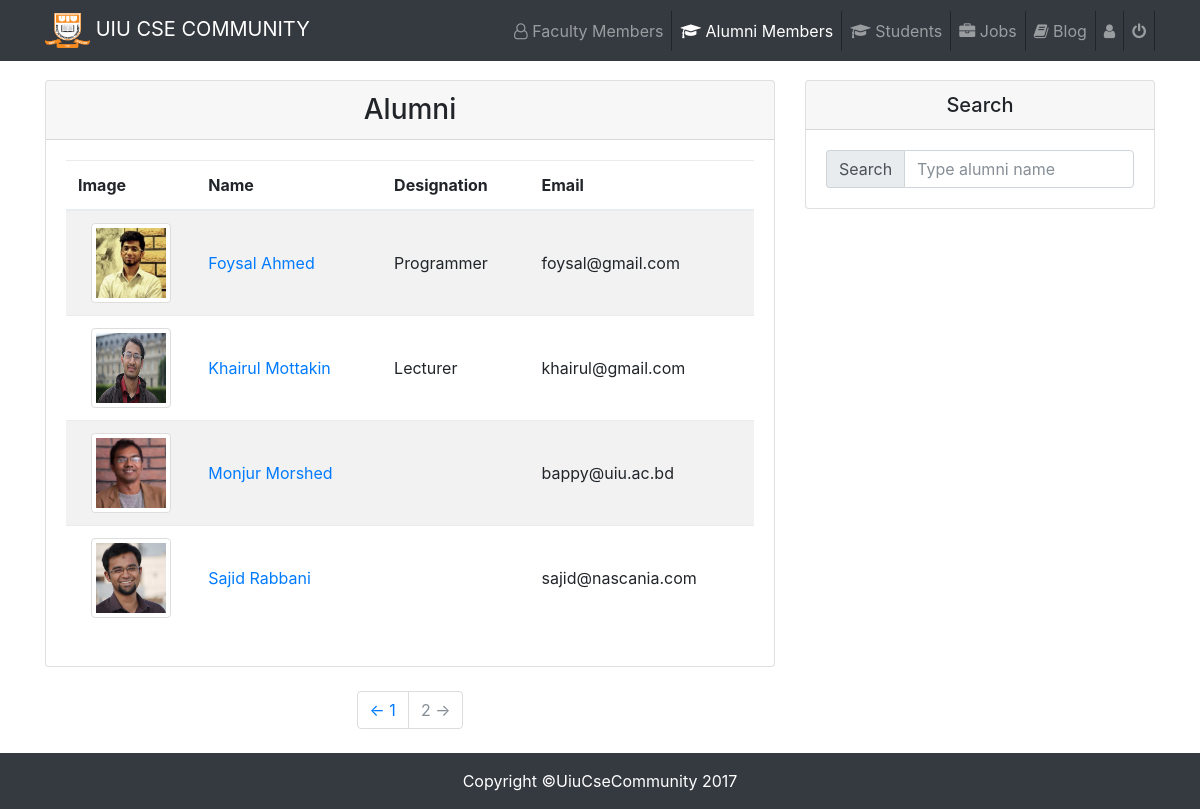
Screenshot of /Alumni/alumni.php (signed in) with the database file from the repository.
### tables this page shows
CREATE TABLE `alumni` (
  `id` int(11) NOT NULL,
  `name` varchar(100) NOT NULL,
  `email` varchar(100) NOT NULL,
  `designation` varchar(100) NOT NULL,
  `company` varchar(500) NOT NULL,
  `experience` varchar(500) NOT NULL,
  `projects` varchar(500) NOT NULL,
  `hobby` varchar(100) NOT NULL,
  `fID` varchar(500) NOT NULL,
  `tID` varchar(100) NOT NULL,
  `inID` varchar(100) NOT NULL,
  `address` varchar(100) NOT NULL,
  `password` varchar(20) NOT NULL,
  `alumniphoto` varchar(500) NOT NULL
);

### Alumni/alumni.php (the view, shortened to what this page needs)
<?php
    require_once ('../dbConnect.php');
    $user = $_SESSION['email'];
    $sql1 = $conn->query("SELECT * FROM `alumni` WHERE (email = '$user') ");
    $result1 = mysqli_fetch_array($sql1);
    $row1 = $conn->query("SELECT * FROM `alumni` WHERE 1");
 ?>
<!DOCTYPE html>
<html lang="en">
  <head>
    <link href="vendor/bootstrap/css/bootstrap.min.css" rel="stylesheet">
    <link rel="stylesheet" href="https://cdnjs.cloudflare.com/ajax/libs/font-awesome/4.7.0/css/font-awesome.min.css">
    <link href="http://maxcdn.bootstrapcdn.com/font-awesome/4.2.0/css/font-awesome.min.css" rel="stylesheet">
    <link rel="stylesheet" type="text/css" href="css/socialicon.css">
    <link href="css/blog-home.css" rel="stylesheet">
    <link rel="stylesheet" type="text/css" href="css/custom.css">
  </head>
  <body>
   <nav class="navbar navbar-expand-lg navbar-dark bg-dark fixed-top">
      <div class="container">
        <a class="navbar-brand" href="#"><img src="img/uiu.png" height="35" width="45" alt=""> UIU CSE COMMUNITY</a>
        <div class="collapse navbar-collapse" id="navbarResponsive">
          <ul class="navbar-nav ml-auto">
            <li class="nav-item" style="border-right: 1px solid;">
              <a class="nav-link" href="faculty.php"><i class="fa fa-user-o" aria-hidden="true"></i> Faculty Members</a>
            </li>
            <li class="nav-item  active" style="border-right: 1px solid;">
              <a class="nav-link" href="alumni.php"><i class="fa fa-graduation-cap" aria-hidden="true"></i> Alumni Members<span class="sr-only">(current)</span></a>
            </li>
            <li class="nav-item" style="border-right: 1px solid;">
              <a class="nav-link" href="students.php"><i class="fa fa-graduation-cap" aria-hidden="true"></i> Students</a>
            </li>
            <li class="nav-item" style="border-right: 1px solid;">
              <a class="nav-link" href="job/job.php"><i class="fa fa-briefcase" aria-hidden="true"></i> Jobs</a>
            </li>
            <li class="nav-item" style="border-right: 1px solid;">
              <a class="nav-link" href="blog/blog.php"><i class="fa fa-book" aria-hidden="true"></i> Blog</a>
            </li>
            <li class="nav-item" style="border-right: 1px solid;">
              <a class="nav-link" href="alumnitimeline.php"><i class="fa fa-user" aria-hidden="true"></i> <?php echo $result1['name']; ?></a>
            </li>
            <li class="nav-item" style="border-right: 1px solid;">
              <a class="nav-link" href="logout.php"><i class="fa fa-power-off" aria-hidden="true"></i></a>
            </li>
          </ul>
        </div>
      </div>
    </nav>
    <div class="container">
      <div class="row">
        <div class="col-md-8">
          <div class="card my-4">
            <h3 align="center" class="card-header">Alumni</h3>
            <div class="card-body">
              <table class="table table-striped" id="student_table">
                  <thead>
                      <tr>
                        <th>Image</th>
                        <th>Name</th>
                        <th>Designation</th>
                        <th>Email</th>
                      </tr>
                  </thead>
                  <tbody>
                      <?php while($result2 = mysqli_fetch_array($row1))  { ?>
                      <tr>
                        <td> <img class="img-thumbnail avatar avatar-original" style="-webkit-user-select:none; display:block; margin:auto;"  width="50" height="50" <?php echo "<img src='../Photos/".$result2['alumniphoto']."'> "; ?> </td>
                        <td> <a href="alumniDetails.php?id=<?php echo $result2['id']; ?>"> <?php echo $result2['name']; ?> </a> </td>
                        <td> <?php echo $result2['designation']; ?> </td>
                        <td> <?php echo $result2['email']; ?> </td>
                      </tr>
                      <?php } ?>
                  </tbody>
              </table>
            </div>
          </div>
          <ul class="pagination justify-content-center mb-4">
            <li class="page-item">
              <a class="page-link" href="#">&larr; 1 </a>
            </li>
            <li class="page-item disabled">
              <a class="page-link" href="#">2 &rarr;</a>
            </li>
          </ul>
        </div>
        <div class="col-md-4">
          <div class="card my-4">
            <h5 align="center" class="card-header">Search</h5>
            <div class="card-body">
              <div class="input-group">
               <span class="input-group-addon">Search</span>
               <input type="text" name="search_text" id="search_text" placeholder="Type alumni name" class="form-control"/>
              </div>
            </div>
          </div>
        </div>
      </div>
    </div>
    <footer class="py-3 bg-dark">
      <div class="container">
        <p class="m-0 text-center text-white">Copyright &copy;UiuCseCommunity 2017</p>
      </div>
    </footer>
  </body>
</html>

### Alumni/css/blog-home.css (style rules this page uses)
body { padding-top: 54px; }
@media (min-width: 992px) { body { padding-top: 56px; } }

### Alumni/css/custom.css (style rules this page uses)
.table > tbody > tr > td { vertical-align: middle; }
.table > tbody > tr > td > img { height: 80px; width: 80px; }

### rows the page displays
alumni: alumniphoto (picture), name "Foysal Ahmed", designation "Programmer", email "foysal@gmail.com"
alumni: alumniphoto (picture), name "Khairul Mottakin", designation "Lecturer", email "khairul@gmail.com"
alumni: alumniphoto (picture), name "Monjur Morshed", email "bappy@uiu.ac.bd"
alumni: alumniphoto (picture), name "Sajid Rabbani", email "sajid@nascania.com"
